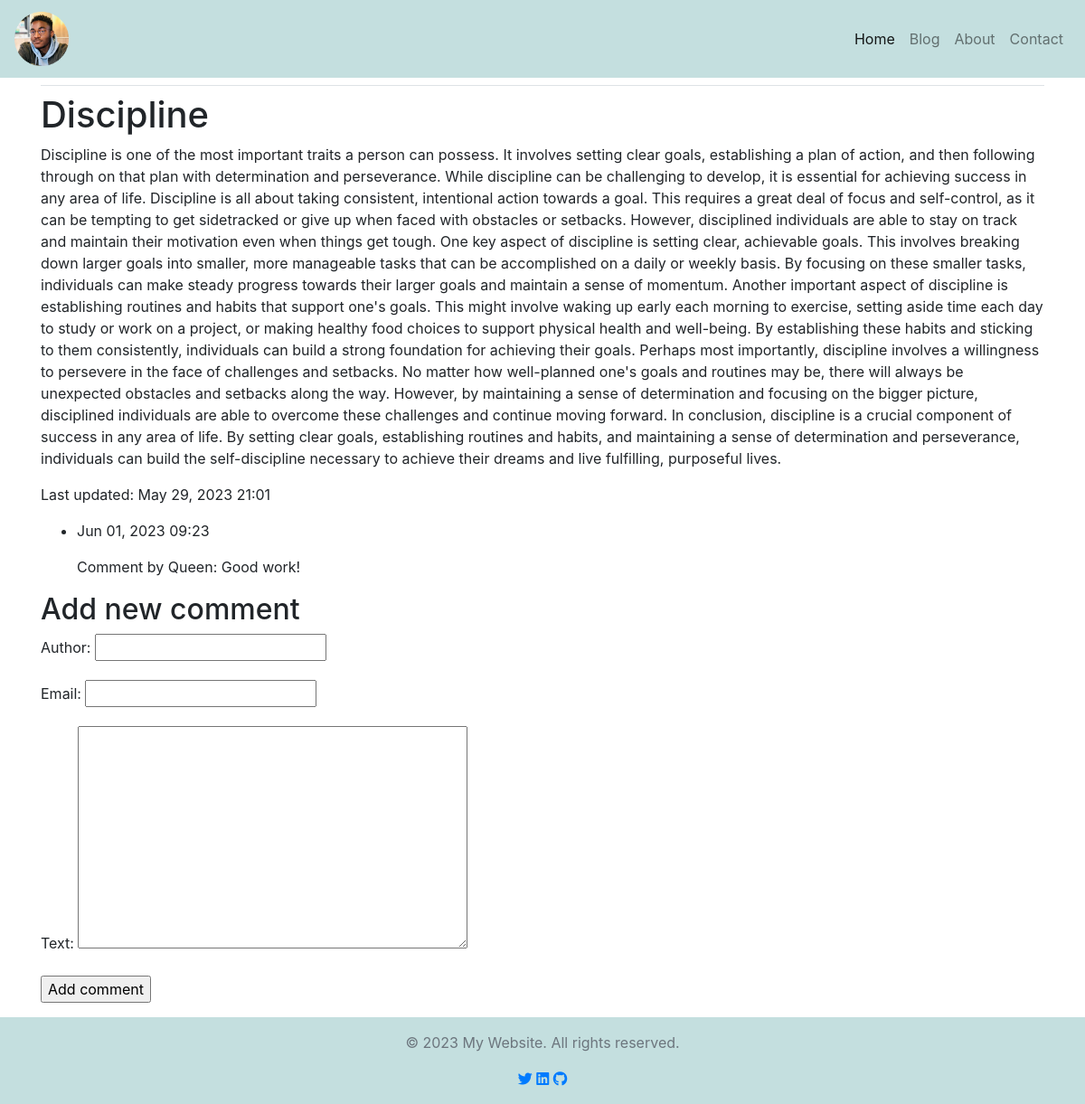
Page /blogs/3/ on the committed database.
### blogs/models.py (models this page shows, shortened)
class BlogPost(models.Model):
    title = models.CharField(max_length=200)
    catch_phrase = models.TextField(default="Bla Bla")
    content = models.TextField()
    date_published = models.DateTimeField(auto_now_add=True)
    last_updated = models.DateTimeField(auto_now=True)
    author = models.ForeignKey(User, on_delete=models.CASCADE)

class Comment(models.Model):
    post = models.ForeignKey(BlogPost, on_delete=models.CASCADE)
    author = models.CharField(max_length=200)
    email = models.EmailField()
    text = models.TextField()
    date_added = models.DateTimeField(auto_now_add=True)

### blogs/views.py (the view)
# urls.py: path('blogs/<int:post_id>/', views.post, name='post'),
def post(request, post_id):
    post = BlogPost.objects.get(id=post_id)
    comments = post.comment_set.order_by('-date_added')
    new_comment = None
    if request.method != 'POST':
        comment_form = CommentForm()
    else:
        comment_form = CommentForm(request.POST)
        if comment_form.is_valid():
            new_comment = comment_form.save(commit=False)
            new_comment.post = post
            new_comment.save()
    context = {
        'post': post,
        'comments': comments,
        'new_comment': new_comment,
        'comment_form': comment_form,
    }
    return render(request, 'blogs/post.html', context)

### blogs/forms.py
class CommentForm(forms.ModelForm):
    class Meta:
        model = Comment
        fields = ('author', 'email', 'text')

### blogs/templates/blogs/post.html (shortened to what this page needs)
{% extends "blogs/base.html" %}
{% block content %}
    <h1>{{ post.title }}</h1>
    <p>{{ post.content }}</p>
    <p>Last updated: {{ post.last_updated|date:'M d, Y H:i' }}</p>
    <ul>
    {% for comment in comments %}
        <li>
            <p>{{ comment.date_added|date:'M d, Y H:i' }}</p>
            <p>Comment by {{ comment.author }}: {{ comment.text }}</p>
        </li>
    {% empty %}
        <p>No comments yet!</p>
    {% endfor %}
    </ul>
    {% if new_comment %}
      <h2>Your comment has been added.</h2>
    {% else %}
      <h2>Add new comment</h2>
      <form method="post" >
          {{ comment_form.as_p }}
          <p><input type="submit" value="Add comment"></p>
      </form>
    {% endif %}
{% endblock %}

### rows in the picture
BlogPost: title "Discipline", content "Discipline is one of the most important traits a person can possess. It involves setting clear goals, establishing a plan of action, and then following through on that plan with determination and perseverance. While discipline can be challenging to develop, it is essential for achieving success in any area of life. Discipline is all about taking consistent, intentional action towards a goal. This requires a great deal of focus and self-control, as it can be tempting to get sidetracked or give up when faced with obstacles or setbacks. However, disciplined individuals are able to stay on track and maintain their motivation even when things get tough. One key aspect of discipline is setting…", last_updated "May 29, 2023 21:01"
Comment: date_added "Jun 01, 2023 09:23", author "Queen", text "Good work!"
